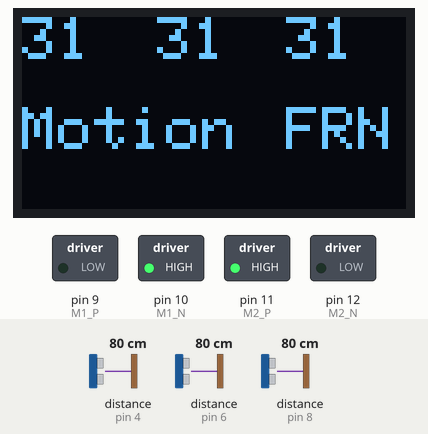
The sketch below on a simulated Arduino Uno, built with avr-gcc and run on an emulated ATmega328P. On the bench: 128×64 one-colour display, switched loads named in the sketch (green lamp = pin HIGH). Inputs (shaded band) come from the test bench; at power-on: distance to the obstacle (sensors on pin 6, pin 8, pin 4) 80 cm. The echo pulse lasts 58.3 µs per cm.

Above: at 1.7 s.
1.8 s: distance to the obstacle (sensor on pin 6) set to 17 cm
At 2.9 s:
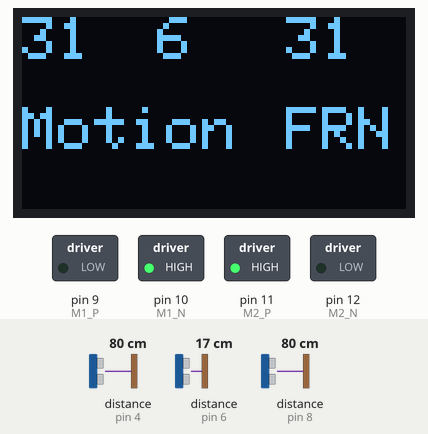
3.5 s: distance to the obstacle (sensor on pin 6) set to 14 cm
At 5.5 s:
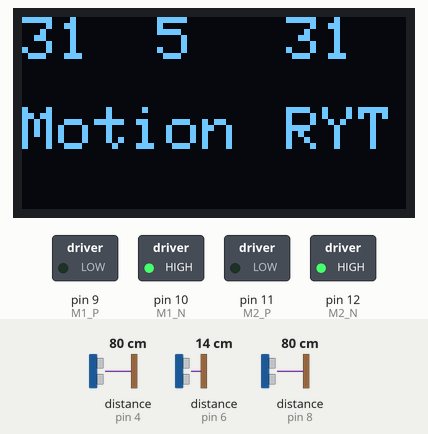
5.8 s: distance to the obstacle (sensor on pin 8) set to 18 cm
At 6.6 s:
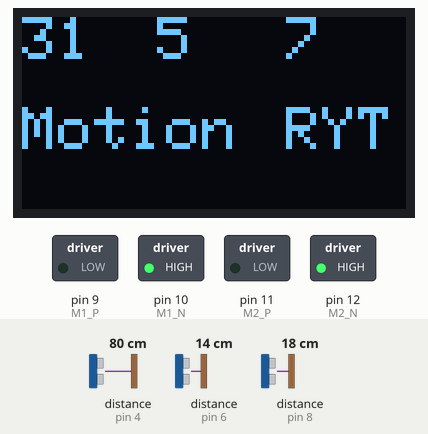
7.7 s: distance to the obstacle (sensor on pin 8) set to 14 cm
At 8.8 s:
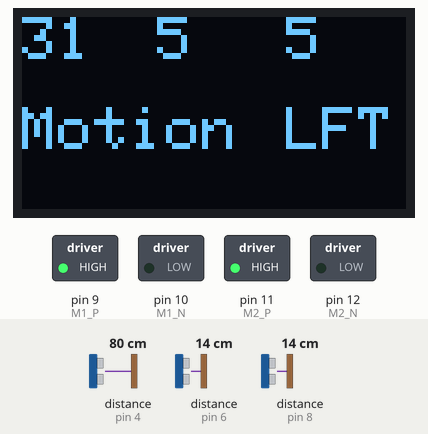
9.9 s: distance to the obstacle (sensor on pin 4) set to 17 cm
At 11.4 s:
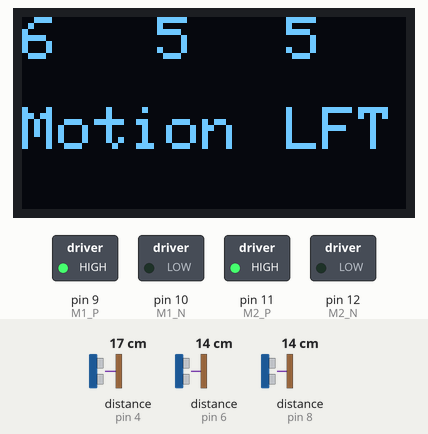
11.7 s: distance to the obstacle (sensor on pin 4) set to 14 cm
At 13.3 s:
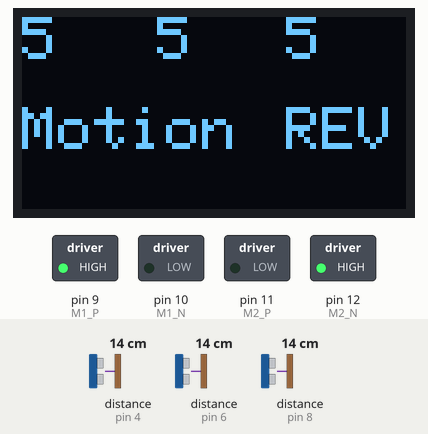
Timing chart, 0 to 14.8 s (numbered marks = the images above; inputs shaded):
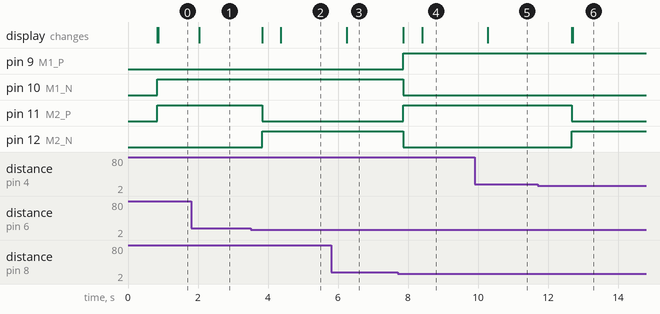

Measured:
- the behaviour switches between 16 and 15 cm on distance to the obstacle (sensor on pin 6) (found by bisection; images 1 and 2)
- the behaviour switches between 16 and 15 cm on distance to the obstacle (sensor on pin 8) (found by bisection; images 3 and 4)
- the behaviour switches between 16 and 15 cm on distance to the obstacle (sensor on pin 4) (found by bisection; images 5 and 6)
- after the input at 1.8 s, the display: changes after 0.24 s (image 1)
- after the input at 3.5 s, pin 11 (M2_P): HIGH → LOW after 0.33 s; pin 12 (M2_N): LOW → HIGH after 0.33 s; the display: first changes after 0.33 s (image 2 shows a later state)
- after the input at 5.8 s, the display: changes after 0.46 s (image 3)
- after the input at 7.7 s, pin 9 (M1_P), pin 11 (M2_P): LOW → HIGH after 0.17 s; pin 10 (M1_N), pin 12 (M2_N): HIGH → LOW after 0.17 s; the display: first changes after 0.17 s (image 4 shows a later state)
- after the input at 9.9 s, the display: changes after 0.38 s (image 5)
- after the input at 11.7 s, pin 11 (M2_P): HIGH → LOW after 0.98 s; pin 12 (M2_N): LOW → HIGH after 0.98 s; the display: first changes after 0.98 s (image 6 shows a later state)

The sketch:

SentryBot.ino
```cpp
// 2020-05-01: original code by Aditya
// 2020-08-09: modified to streamline

// Libraries for the OLED display
#include <Wire.h>
#include <Adafruit_GFX.h>
#include <Adafruit_SSD1306.h>

#include <NewPing.h>
#include "SentryBotConfig.h"

void setup() {
  //Serial.begin(9600);
  setupDriveMotors();
  setupDistanceSensors();
  OLEDSetup();
}

void loop() {

  int leftClearance, frontClearance, rightClearance;
  readDistances(leftClearance, frontClearance, rightClearance);
  displayDistances(leftClearance, frontClearance, rightClearance);


  if(  frontClearance > MIN_CLEARANCE ) { // move forward if we can
  // scan sides
    if( rightClearance < 2*MIN_CLEARANCE ) { // obstacle on right, swerve left
      turnLeft(250);
    }
    if( leftClearance < 2*MIN_CLEARANCE ) { // obstacle on left, swerve right
      turnRight(250);
    }
    moveForward(10); // move forward
    updateDisplayMotion("FRN");
  }
  else { // obstacle ahead, scan both sides
    stopMotors();
    //delay(20);
    if( rightClearance > MIN_CLEARANCE ) { // turn right if you can
      turnRight(500);
      updateDisplayMotion("RYT");
    }
    else if ( leftClearance > MIN_CLEARANCE ) { // turn left if you can
      turnLeft(500);
      updateDisplayMotion("LFT");
    }
    else { // no path ahead so reverse
      moveBackward(50);
      updateDisplayMotion("REV");
    }
  }
}
```

DistanceSensors.ino
```cpp
void setupDistanceSensors(){
  pinMode(FRONT_TRIG,OUTPUT);
  pinMode(FRONT_ECHO,INPUT);
  pinMode(LEFT_TRIG,OUTPUT);
  pinMode(LEFT_ECHO,INPUT);
  pinMode(RIGHT_TRIG,OUTPUT);
  pinMode(RIGHT_ECHO,INPUT);
}

void readDistances(int & leftDistance, int & frontDistance, int & rightDistance) {

  leftDistance = leftSonar.convert_in(leftSonar.ping_median());
  frontDistance = frontSonar.ping_in();
  rightDistance = rightSonar.convert_in(rightSonar.ping_median());
}
```

DriveMotors.ino
```cpp
// Motor driver L298N from onlineTPS -
// Layout - Pins 1-5 bottom row, 10-6 top row (left to right)
// For Anti-Clockwise rotation (Both motors positive voltage)
// Pin 1 - Enable 1
// Pin 2 - Input 1 - HIGH
// Pin 3 - Input 2 - LOW
// Pin 4 - NC
// Pin 5 - GND
// Pin 6 - Enable 2
// Pin 7 - Input 3 - HIGH
// Pin 8 - Input 4 - LOW
// Pin 9 - NC
// Pin 10 - VCC


void setupDriveMotors(){
  pinMode(M1_P,OUTPUT);
  pinMode(M1_N,OUTPUT);
  pinMode(M2_P,OUTPUT);
  pinMode(M2_N,OUTPUT);

  stopMotors();
}

void moveBackward(int numSteps){
  for( int i = 0; i < numSteps; i++ ) {
    digitalWrite(M1_P,HIGH);
    digitalWrite(M1_N,LOW);
    digitalWrite(M2_P,LOW);
    digitalWrite(M2_N,HIGH);
  }
}


void moveForward(int numSteps){
  for( int i = 0; i < numSteps; i++ ) {
    digitalWrite(M1_P,LOW);
    digitalWrite(M1_N,HIGH);
    digitalWrite(M2_P,HIGH);
    digitalWrite(M2_N,LOW);
  }
}


void stopMotors(){
  digitalWrite(M1_P,LOW);
  digitalWrite(M1_N,LOW);
  digitalWrite(M2_P,LOW);
  digitalWrite(M2_N,LOW);
}


void turnRight(int numSteps){
  for( int i = 0; i < numSteps; i++ ) {
    digitalWrite(M1_P,LOW);
    digitalWrite(M1_N,HIGH);
    digitalWrite(M2_P,LOW);
    digitalWrite(M2_N,HIGH);
    delay(1);
  }
}

void turnLeft(int numSteps){
  for( int i = 0; i < numSteps; i++ ) {
    digitalWrite(M1_P,HIGH);
    digitalWrite(M1_N,LOW);
    digitalWrite(M2_P,HIGH);
    digitalWrite(M2_N,LOW);
    delay(1);
  }
}
```

OLEDDisplay.ino
```cpp
String currMotionText = "NA";
int currFrontClearance = 0;
int currLeftClearance = 0;
int currRightClearance = 0;

void OLEDSetup(){

  display.begin(SSD1306_SWITCHCAPVCC, OLED_ADDR);
  display.clearDisplay();

  display.setTextSize(2);
  display.setTextColor(WHITE);
  display.setCursor(0, 0);
  display.println("Welcome to");

  display.setTextSize(2);
  display.setTextColor(WHITE);
  display.setCursor(0, 17);
  display.println("SentryBot");

  display.display();

  delay(500);
  display.clearDisplay();

  display.setCursor(0,30); display.setTextSize(2); display.print("Motion");
}

void updateDisplayMotion(String displayText) {

  display.setTextSize(2);
  display.setTextColor(BLACK); display.setCursor(88,30); display.print(currMotionText);
  currMotionText = displayText;
  display.setTextColor(WHITE); display.setCursor(88,30); display.print(currMotionText);

  display.display();
}

void displayDistances(int left, int front, int right) {

  display.setTextSize(2);
  display.setCursor(0,0); display.setTextSize(2); display.setTextColor(BLACK);display.print(currLeftClearance);
  display.setCursor(45,0); display.setTextSize(2); display.setTextColor(BLACK);display.print(currFrontClearance);
  display.setCursor(88,0); display.setTextSize(2); display.setTextColor(BLACK);display.print(currRightClearance);
  currLeftClearance = left;
  currFrontClearance = front;
  currRightClearance = right;
  display.setCursor(0,0); display.setTextSize(2); display.setTextColor(WHITE);display.print(currLeftClearance);
  display.setCursor(45,0); display.setTextSize(2); display.setTextColor(WHITE);display.print(currFrontClearance);
  display.setCursor(88,0); display.setTextSize(2); display.setTextColor(WHITE);display.print(currRightClearance);
  display.display();
}
```

SentryBotConfig.h
```cpp
//
// motor pins

// Left Drive Motor
#define M1_P 9
#define M1_N 10
// Right Drive Motor
#define M2_P 11
#define M2_N 12

//
// Ultrasonic sensors for directly in front (collision) and front left and right (avoidance)
//
#define RIGHT_TRIG 7
#define RIGHT_ECHO 8
#define FRONT_TRIG 5
#define FRONT_ECHO 6
#define LEFT_TRIG 3
#define LEFT_ECHO 4

#define MAX_DISTANCE 300 // range of vision in cms

NewPing leftSonar(LEFT_TRIG, LEFT_ECHO, MAX_DISTANCE);
NewPing frontSonar(FRONT_TRIG, FRONT_ECHO, MAX_DISTANCE);
NewPing rightSonar(RIGHT_TRIG, RIGHT_ECHO, MAX_DISTANCE);

//
// Operational parameters and thresholds
const int MIN_CLEARANCE = 5; // minimum clearance in inches to trigger possible movement

//
// OLED Display
#define OLED_ADDR 0x3c
Adafruit_SSD1306 display(128,64);
```
